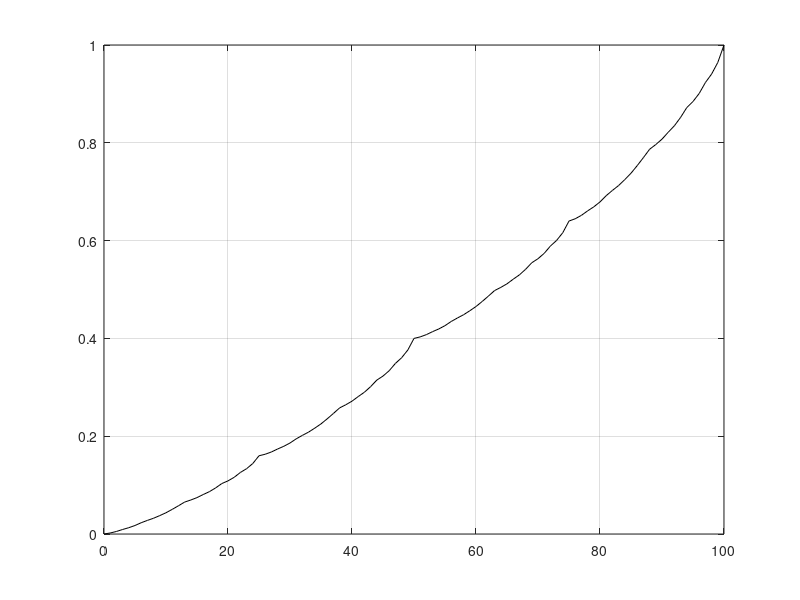
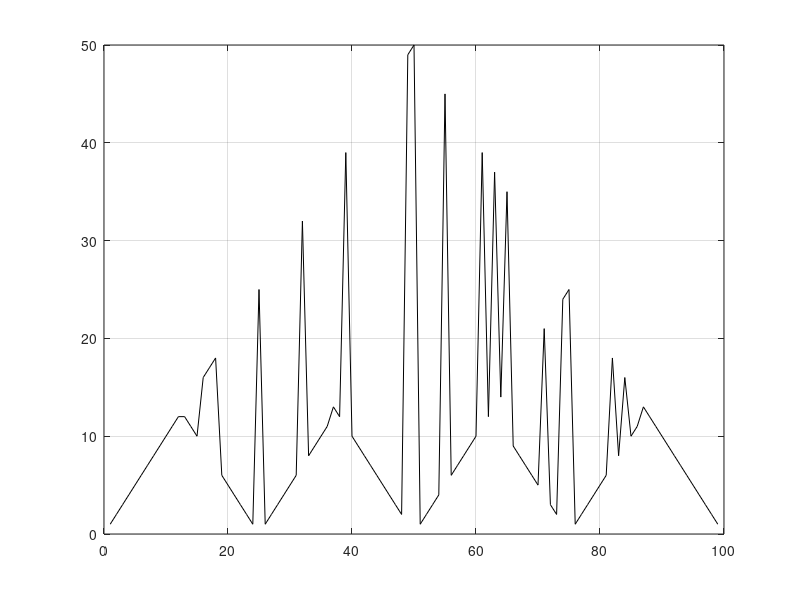

Here is the MATLAB script that generated these plots, in order:
tic%Gambler_ Mojtaba Nourani_ 9523405064
clc;clear all; close all; Ph=0.4;
s=1:99; vp=zeros(1,length(s)+2); a=zeros(1,99); best=zeros(1,99);vp(101)=1;
for j=1:32 %2 %3 %32
    for i=1:99
        a=1:min(i,100-i);
        [vp(i+1),best(i)]= max( Ph*vp(i+a+1) + (1-Ph)*vp(i-a+1) );
    end
end
figure(1);plot(0:100,vp,'k');grid on;%Value graph
figure(2); plot(1:99,best,'k');grid on;toc%Optimal_Policy